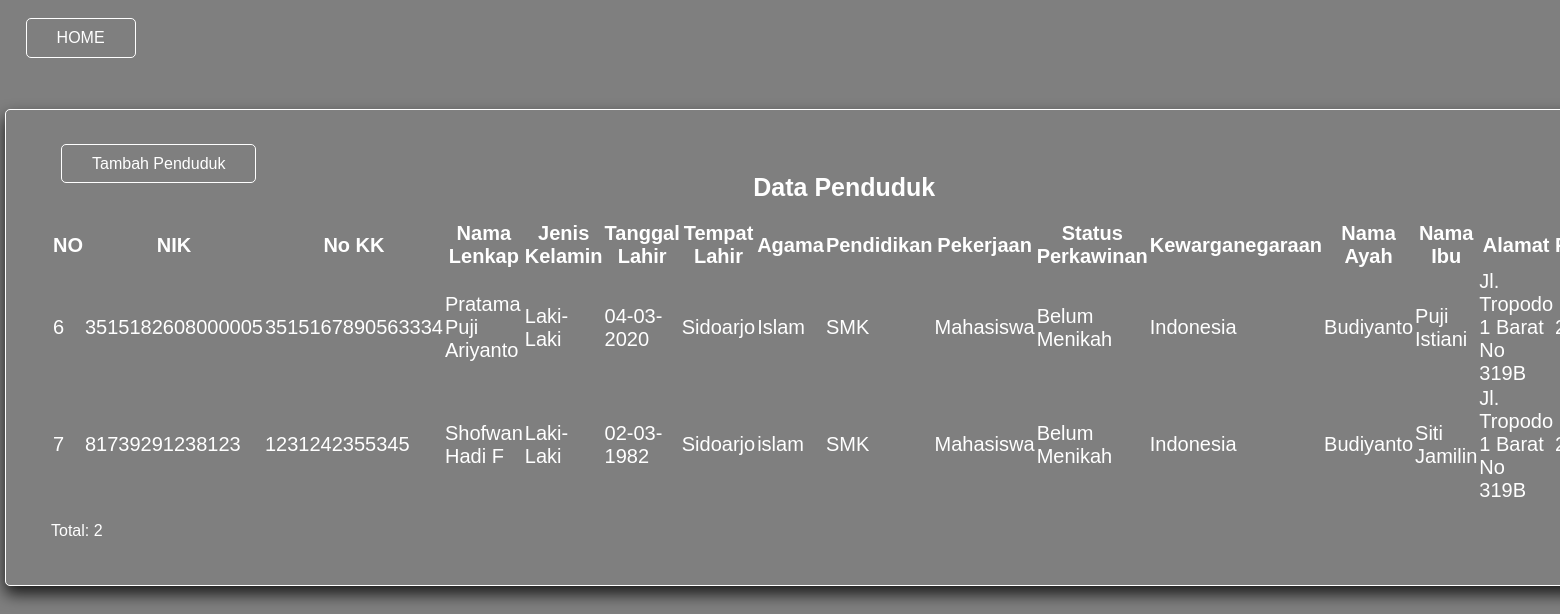
Screenshot of /data-penduduk.php with the database file from the repository.
### tables this page shows
CREATE TABLE `tb_penduduk` (
  `id` int(11) NOT NULL,
  `nik` varchar(20) NOT NULL,
  `no_kk` varchar(20) NOT NULL,
  `nama` varchar(50) NOT NULL,
  `jenis_kelamin` varchar(10) NOT NULL,
  `tanggal_lahir` date NOT NULL,
  `tempat_lahir` varchar(20) NOT NULL,
  `agama` varchar(10) NOT NULL,
  `pendidikan` varchar(10) NOT NULL,
  `pekerjaan` varchar(15) NOT NULL,
  `status_perkawinan` varchar(15) NOT NULL,
  `kewarganegaraan` varchar(30) NOT NULL,
  `nama_ayah` varchar(30) NOT NULL,
  `nama_ibuk` varchar(30) NOT NULL,
  `alamat` varchar(50) NOT NULL,
  `rt` int(5) NOT NULL,
  `rw` int(5) NOT NULL,
  `telpon` varchar(20) NOT NULL,
  `email` varchar(30) NOT NULL
);

### data-penduduk.php (the view, shortened to what this page needs)
<?php
	include "koneksi.php";
?>
<!DOCTYPE html>
<html>
<head>
	<link rel="stylesheet" type="text/css" href="dp.css">
</head>
<body>
	<nav>
		<a href="utama.php" class="btn1">HOME</a>
	</nav>
	<header>
		<div>
			<a href="Penduduk.php" class="btn2">Tambah Penduduk</a>
		</div>
		<h3>Data Penduduk</h3>
	<br>
	<table border="0.5">
		<thead>
			<tr>
				<th>NO</th>
				<th>NIK</th>
				<th>No KK</th>
				<th>Nama Lenkap</th>
				<th>Jenis Kelamin</th>
				<th>Tanggal Lahir</th>
				<th>Tempat Lahir</th>
				<th>Agama</th>
				<th>Pendidikan</th>
				<th>Pekerjaan</th>
				<th>Status Perkawinan</th>
				<th>Kewarganegaraan</th>
				<th>Nama Ayah</th>
				<th>Nama Ibu</th>
				<th>Alamat</th>
				<th>RT</th>
			</tr>
		</thead>
		<tbody>
			<?php
			$sql = "SELECT * FROM tb_penduduk";
			$query = mysqli_query($conn, $sql);
			while ($pndk = mysqli_fetch_array($query)) {
				echo "<tr>";
				echo "<td>".$pndk['id']."</td>";
				echo "<td>".$pndk['nik']."</td>";
				echo "<td>".$pndk['no_kk']."</td>";
				echo "<td>".$pndk['nama']."</td>";
				echo "<td>".$pndk['jenis_kelamin']."</td>";
				echo "<td>".date('d-m-Y', strtotime($pndk["tanggal_lahir"]))."</td>";
				echo "<td>".$pndk['tempat_lahir']."</td>";
				echo "<td>".$pndk['agama']."</td>";
				echo "<td>".$pndk['pendidikan']."</td>";
				echo "<td>".$pndk['pekerjaan']."</td>";
				echo "<td>".$pndk['status_perkawinan']."</td>";
				echo "<td>".$pndk['kewarganegaraan']."</td>";
				echo "<td>".$pndk['nama_ayah']."</td>";
				echo "<td>".$pndk['nama_ibuk']."</td>";
				echo "<td>".$pndk['alamat']."</td>";
				echo "<td>".$pndk['rt']."</td>";
				echo "</tr>";
			}
			?>
		</tbody>
	</table>
	<br>
	<p>Total: <?php echo mysqli_num_rows($query) ?></p>
	</header>
</body>
</html>

### dp.css (style rules this page uses)
* { margin: 0px; padding: 0px; font-family: sans-serif; }
body { background-image: linear-gradient(rgba(0,0,0,0.5),rgba(0,0,0,0.5)),url(wpp.jpg); height: 100vh; background-size: cover; background-position: center; }
h3 { font-size:25px; color:white; position: relative; left: 35%; }
header { position: absolute; left:0%; top: 13%; border: 1px solid; padding-left: 45px; padding-top: 45px; padding-right: 45px; padding-bottom: 45px; color: #fff; text-decoration: none; transition: 0.6s ease; border-radius: 5px; margin: 5px; display: block; overflow: auto; box-shadow: 0px 8px 16px 0px rgba(0,0,0,0.8); }
.btn2 { background-image: none; border: 1px solid; padding: 10px 30px; position: relative; top: 20%; color: #fff; text-decoration: none; border-radius: 5px; margin: 10px; cursor: pointer; }
.btn1 { position: absolute; top: 1%; background-image: none; border: 1px solid; padding: 10px 30px; left: 1%; color: #fff; text-decoration: none; border-radius: 5px; margin: 10px; cursor: pointer; }
tr, td { position: relative; font-family: sans-serif; font-size: 20px; }

### rows the page displays
tb_penduduk: id "6", nik "3515182608000005", no_kk "3515167890563334", nama "Pratama Puji Ariyanto", jenis_kelamin "Laki-Laki", tanggal_lahir "04-03-2020", tempat_lahir "Sidoarjo", agama "Islam", pendidikan "SMK", pekerjaan "Mahasiswa", status_perkawinan "Belum Menikah", kewarganegaraan "Indonesia", nama_ayah "Budiyanto", nama_ibuk "Puji Istiani", alamat "Jl. Tropodo 1 Barat No 319B"
tb_penduduk: id "7", nik "81739291238123", no_kk "1231242355345", nama "Shofwan Hadi F", jenis_kelamin "Laki-Laki", tanggal_lahir "02-03-1982", tempat_lahir "Sidoarjo", agama "islam", pendidikan "SMK", pekerjaan "Mahasiswa", status_perkawinan "Belum Menikah", kewarganegaraan "Indonesia", nama_ayah "Budiyanto", nama_ibuk "Siti Jamilin", alamat "Jl. Tropodo 1 Barat No 319B"

### other values shown
mysqli_num_rows($query) "2"
